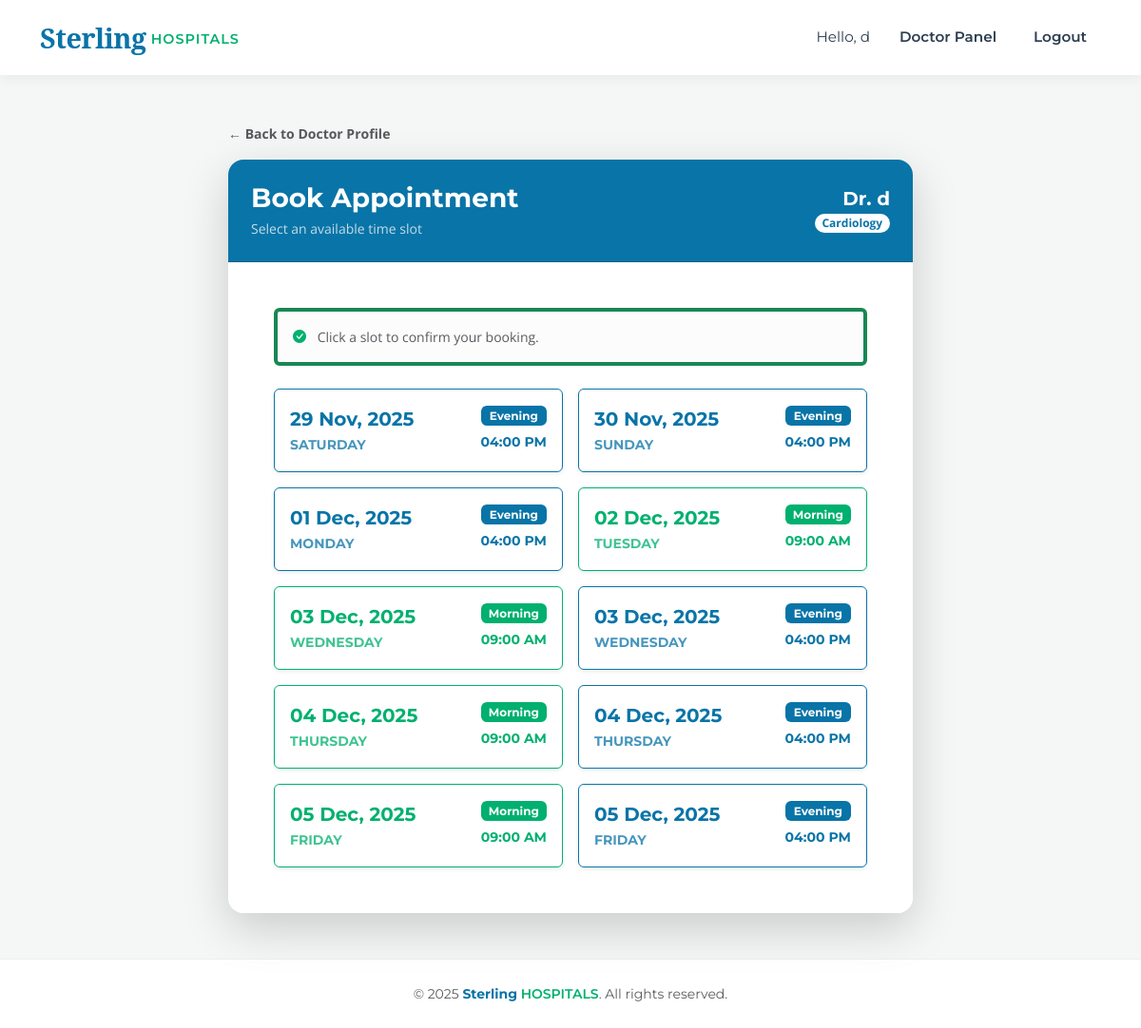
/book_appointment/2 (signed in), run on the app's committed database.
### models.py (models this page shows)
class User(db.Model, UserMixin):
    __tablename__ = 'users'
    id = db.Column(db.Integer, primary_key=True)
    username = db.Column(db.String(100), unique=True, nullable=False)
    email = db.Column(db.String(120), unique=True, nullable=False)
    password = db.Column(db.String(200), nullable=False)
    role = db.Column(db.String(20), nullable=False)  # admin, doctor, patient
    phone_number = db.Column(db.String(15), nullable=True)
    is_active_user = db.Column(db.Boolean, default=True)
    department_id = db.Column(db.Integer, db.ForeignKey('departments.id'), nullable=True)
    doctor_appointments = db.relationship('Appointment', foreign_keys='Appointment.doctor_id', backref='doctor_ref', lazy=True)
    patient_appointments = db.relationship('Appointment', foreign_keys='Appointment.patient_id', backref='patient_ref', lazy=True)

class Department(db.Model):
    __tablename__ = 'departments'
    id = db.Column(db.Integer, primary_key=True)
    name = db.Column(db.String(100), unique=True, nullable=False)
    description = db.Column(db.Text, nullable=True)
    doctors = db.relationship('User', backref='department', lazy=True)

class DoctorAvailability(db.Model):
    __tablename__ = 'doctor_availability'
    id = db.Column(db.Integer, primary_key=True)
    doctor_id = db.Column(db.Integer, db.ForeignKey('users.id'), nullable=False)
    available_date = db.Column(db.Date, nullable=False)
    slot_type = db.Column(db.String(20), nullable=False) # 'Morning' or 'Evening'

### app.py (the view, shortened to what this page needs)
@app.route('/book_appointment/<int:doctor_id>', methods=['GET', 'POST'])
@login_required
def book_appointment(doctor_id):
    doctor = db.session.get(User, doctor_id)
    availabilities = DoctorAvailability.query.filter(
        DoctorAvailability.doctor_id == doctor_id,
        DoctorAvailability.available_date >= datetime.today().date()
    ).order_by(DoctorAvailability.available_date).all()
    return render_template('book_appointment.html', doctor=doctor, availabilities=availabilities)

### app.py (called while the page is built)
@login_manager.user_loader
def load_user(user_id):
    return db.session.get(User, int(user_id))

### templates/book_appointment.html (shortened to what this page needs)
{% extends "base.html" %}
{% block content %}
<div class="container mt-5">
    <div class="row justify-content-center">
        <div class="col-lg-8">
            <div class="mb-3">
                <a href="{{ url_for('doctor_profile', doctor_id=doctor.id) }}" class="text-decoration-none text-muted fw-bold small">
                    &larr; Back to Doctor Profile
                </a>
            </div>
            <div class="card shadow-lg border-0 rounded-4 overflow-hidden">
                <div class="card-header bg-primary text-white p-4">
                    <div class="d-flex justify-content-between align-items-center">
                        <div>
                            <h3 class="fw-bold mb-1">Book Appointment</h3>
                            <p class="mb-0 opacity-75 small">Select an available time slot</p>
                        </div>
                        <div class="text-end">
                            <h5 class="fw-bold mb-0">Dr. {{ doctor.username }}</h5>
                            <span class="badge bg-white text-primary rounded-pill small">{{ doctor.department.name }}</span>
                        </div>
                    </div>
                </div>
                <div class="card-body p-5 bg-white">
                    {% if availabilities %}
                        <div class="alert alert-light border-start border-4 border-success mb-4 text-muted small">
                            <i class="bi bi-check-circle-fill text-success me-2"></i>
                            Click a slot to confirm your booking.
                        </div>
                        <div class="row g-3">
                            {% for slot in availabilities %}
                            <div class="col-md-6">
                                <form method="POST" action="{{ url_for('book_appointment', doctor_id=doctor.id) }}">
                                    {% set is_morning = (slot.slot_type == 'Morning') %}
                                    <button type="submit"
                                            class="btn w-100 p-3 text-start d-flex justify-content-between align-items-center shadow-sm card-hover {{ 'btn-outline-success' if is_morning else 'btn-outline-evening' }}"
                                            onclick="return confirm('Confirm Booking Details:\n\nDoctor: Dr. {{ doctor.username }}\nDate: {{ slot.available_date }}\nSlot: {{ slot.slot_type }}\n\nClick OK to book this appointment.')">
                                        <div>
                                            <div class="fw-bold fs-5">{{ slot.available_date.strftime('%d %b, %Y') }}</div>
                                            <small class="text-uppercase fw-bold opacity-75">{{ slot.available_date.strftime('%A') }}</small>
                                        </div>
                                        <div class="text-end">
                                            <span class="badge {{ 'bg-success' if is_morning else 'bg-evening' }} mb-1 d-block">{{ slot.slot_type }}</span>
                                            <small class="fw-bold {{ 'text-success' if is_morning else 'text-evening' }}">
                                                {% if is_morning %} 09:00 AM {% else %} 04:00 PM {% endif %}
                                            </small>
                                        </div>
                                    </button>
                                </form>
                            </div>
                            {% endfor %}
                        </div>
                    {% endif %}
                </div>
            </div>
        </div>
    </div>
</div>
{% endblock %}

### templates/base.html (shortened to what this page needs)
<!DOCTYPE html>
<html lang="en">
<head>
    <link href="https://cdn.jsdelivr.net/npm/bootstrap@5.3.0/dist/css/bootstrap.min.css" rel="stylesheet">
    <link rel="stylesheet" href="https://cdn.jsdelivr.net/npm/bootstrap-icons@1.11.1/font/bootstrap-icons.css">
    <link rel="stylesheet" href="{{ url_for('static', filename='css/style.css') }}">
</head>
<body>
    <nav class="navbar navbar-expand-lg navbar-light fixed-top">
        <div class="container">
            <a class="navbar-brand" href="{{ url_for('index') }}">
                <span class="brand-sterling">Sterling</span>
                <span class="brand-hospitals">HOSPITALS</span>
            </a>
            <div class="collapse navbar-collapse" id="navbarNav">
                <ul class="navbar-nav ms-auto align-items-center">
                    {% if current_user.is_authenticated %}
                        <li class="nav-item">
                            <span class="nav-link text-muted" style="font-weight: 400;">Hello, {{ current_user.username }}</span>
                        </li>
                        <li class="nav-item">
                            {% if current_user.role == 'admin' %}
                                <a class="nav-link" href="{{ url_for('admin_dashboard') }}">Admin Dashboard</a>
                            {% elif current_user.role == 'doctor' %}
                                <a class="nav-link" href="{{ url_for('doctor_dashboard') }}">Doctor Panel</a>
                            {% else %}
                                <a class="nav-link" href="{{ url_for('patient_dashboard') }}">My Health</a>
                            {% endif %}
                        </li>
                        <li class="nav-item">
                            <a class="nav-link btn btn-danger text-white btn-sm ms-3" style="border-radius: 4px; padding: 6px 15px;" href="{{ url_for('logout') }}">Logout</a>
                        </li>
                    {% endif %}
                </ul>
            </div>
        </div>
    </nav>
    <div style="height: 80px;"></div>
    <div class="container mt-4 mb-5">
        {% block content %}{% endblock %}
    </div>
    <footer class="text-center text-muted py-4 mt-auto">
        <div class="container">
            <small>&copy; 2025 <span style="color: var(--brand-blue); font-weight:700;">Sterling</span> <span style="color: var(--brand-green); font-weight:600;">HOSPITALS</span>. All rights reserved.</small>
        </div>
    </footer>
</body>
</html>

### static/css/style.css (style rules this page uses)
:root { --brand-blue: #0974A7; --brand-dark-blue: #015890; --brand-green: #00B06F; --brand-dark-green:#008f5a; --brand-dark: #2c3e50; --brand-warning: #FAD10A; --brand-bg-soft: #f4f7f6; --font-primary: "Montserrat", sans-serif; --font-serif: "Noto Serif", serif; --font-text: "Open Sans", sans-serif; }
body { font-family: var(--font-text); background-color: var(--brand-bg-soft); color: #333; }
h1, h2, h3, h4, h5, h6, .btn, .navbar-brand, .nav-link, footer { font-family: var(--font-primary); }
.navbar { background-color: white !important; box-shadow: 0 4px 12px rgba(0,0,0,0.05); padding: 0.8rem 0; }
.navbar-brand { display: flex; align-items: center; text-decoration: none; }
.brand-sterling { font-family: var(--font-serif); color: var(--brand-blue); font-weight: 700; font-size: 1.8rem; letter-spacing: -0.5px; }
.brand-hospitals { font-family: var(--font-primary); color: var(--brand-green); font-weight: 600; font-size: 0.9rem; text-transform: uppercase; letter-spacing: 1px; margin-left: 5px; padding-top: 5px; }
.nav-link { color: var(--brand-dark) !important; font-weight: 600; font-size: 0.95rem; margin-left: 15px; transition: color 0.3s ease; }
.text-primary { color: var(--brand-blue) !important; }
.bg-primary { background-color: var(--brand-blue) !important; color: white !important; }
.text-success { color: var(--brand-green) !important; }
.bg-success { background-color: var(--brand-green) !important; color: white !important; }
.btn-outline-success { color: var(--brand-green); border-color: var(--brand-green); }
.card { border: none; border-radius: 8px; box-shadow: 0 4px 6px rgba(0,0,0,0.05); }
.card-hover { transition: transform 0.2s ease, box-shadow 0.2s ease; }
footer { background-color: white; border-top: 1px solid #eee; }
.text-evening { color: var(--brand-blue) !important; }
.bg-evening { background-color: var(--brand-blue) !important; color: white !important; }
.btn-outline-evening { color: var(--brand-blue); border-color: var(--brand-blue); }

### data on the page
User: username "d"
Department: department.name "Cardiology"
DoctorAvailability: available_date "29 Nov, 2025", available_date "SATURDAY", slot_type "Evening", shows "04:00 PM"
DoctorAvailability: available_date "30 Nov, 2025", available_date "SUNDAY", slot_type "Evening", shows "04:00 PM"
DoctorAvailability: available_date "01 Dec, 2025", available_date "MONDAY", slot_type "Evening", shows "04:00 PM"
DoctorAvailability: available_date "02 Dec, 2025", available_date "TUESDAY", slot_type "Morning", shows "09:00 AM"
DoctorAvailability: available_date "03 Dec, 2025", available_date "WEDNESDAY", slot_type "Morning", shows "09:00 AM"
DoctorAvailability: available_date "03 Dec, 2025", available_date "WEDNESDAY", slot_type "Evening", shows "04:00 PM"
DoctorAvailability: available_date "04 Dec, 2025", available_date "THURSDAY", slot_type "Morning", shows "09:00 AM"
DoctorAvailability: available_date "04 Dec, 2025", available_date "THURSDAY", slot_type "Evening", shows "04:00 PM"
DoctorAvailability: available_date "05 Dec, 2025", available_date "FRIDAY", slot_type "Morning", shows "09:00 AM"
DoctorAvailability: available_date "05 Dec, 2025", available_date "FRIDAY", slot_type "Evening", shows "04:00 PM"
